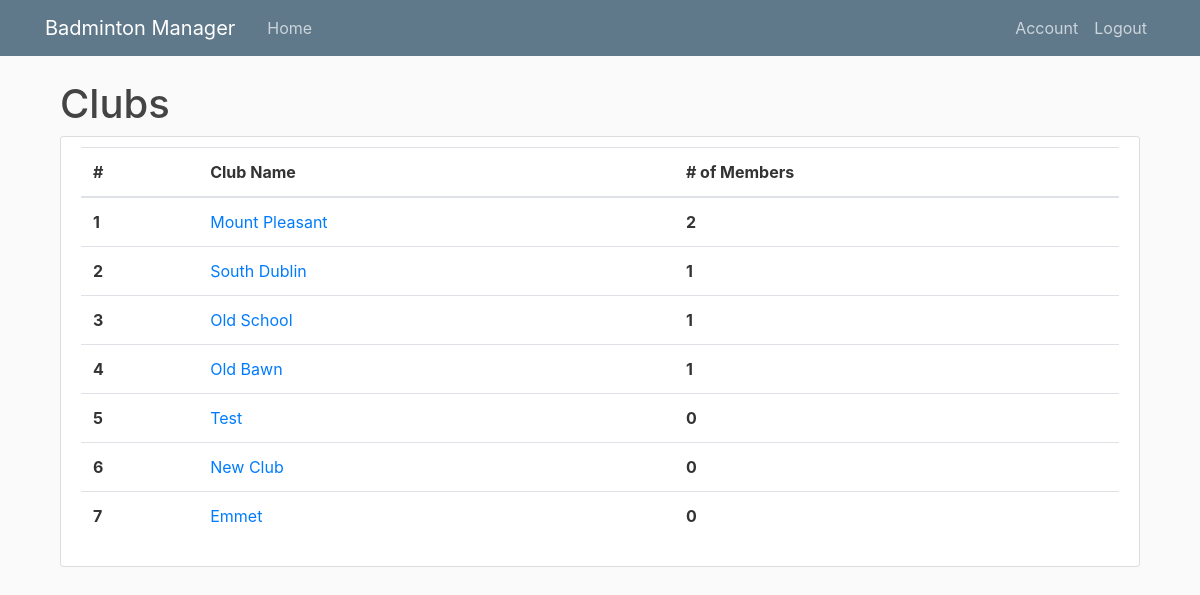
Page / (signed in) on the earlier database version.
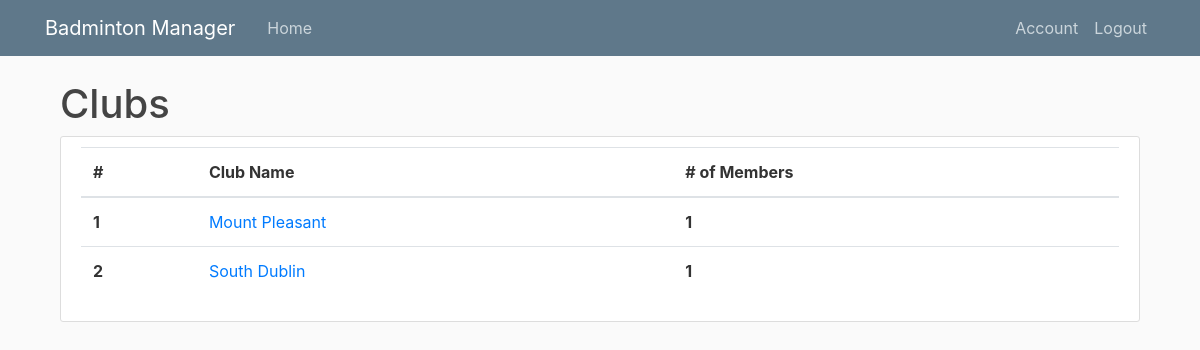
Same page on the later database version.
### clubmanager/models.py (models this page shows, shortened)
class Club(db.Model):
    __tablename__ = 'club'
    id = db.Column(db.Integer, primary_key=True)
    name = db.Column(db.String(100), nullable=False)
    date_created = db.Column(db.DateTime, nullable=False, default=datetime.utcnow)
    members = db.relationship("Membership", back_populates="club")
    teams = db.relationship('Team', backref='club_team', lazy=True)

### clubmanager/clubs/routes.py (the view)
@clubs.route("/")
@login_required
def home():
    page = request.args.get('page',1, type=int)
    clubs = Club.query.all()
    return render_template('home.html', clubs=clubs)

### clubmanager/models.py (called while the page is built)
@login_manager.user_loader
def load_user(user_id):
    return User.query.get(int(user_id))

### clubmanager/templates/home.html
{% extends "layout.html" %}
{% block content %}
  <div class="container">
    <h1>Clubs</h1>
    <article class="media content-section">
      <table class="table">
        <thead>
          <tr>
            <th scope="col">#</th>
            <th scope="col">Club Name</th>
            <th scope="col"># of Members</th>
          </tr>
        </thead>
        <tbody>
          {% for club in clubs %}
          <tr>
            <th scope="row">{{ club.id }}</th>
            <td><a href="{{ url_for('clubs.club', club_id=club.id) }}">{{ club.name }}</a></td>
            <th scope="row">{{ club.members|length }}</th>
          </tr>
          {% endfor %}
        </tbody>
      </table>
    </article>
  </div>
{% endblock %}

### clubmanager/templates/layout.html (shortened to what this page needs)
<!DOCTYPE html>
<html lang="en" dir="ltr">
  <head>
    <link rel="stylesheet" href="https://maxcdn.bootstrapcdn.com/bootstrap/4.0.0/css/bootstrap.min.css">
    <link rel="stylesheet" type="text/css" href="{{ url_for('static', filename='main.css') }}">
  </head>
  <body>
    <header class="site-header">
      <nav class="navbar navbar-expand-md navbar-dark bg-steel fixed-top">
        <div class="container">
          <a class="navbar-brand mr-4" href="/">Badminton Manager</a>
          <div class="collapse navbar-collapse" id="navbarToggle">
            <div class="navbar-nav mr-auto">
              <a class="nav-item nav-link" href="{{ url_for('clubs.home') }}">Home</a>
            </div>
            <div class="navbar-nav">
              {% if current_user.is_authenticated %}
                <a class="nav-item nav-link" href="{{ url_for('users.account') }}">Account</a>
                <a class="nav-item nav-link" href="{{ url_for('users.logout') }}">Logout</a>
              {% else %}
                <a class="nav-item nav-link" href="{{ url_for('users.login') }}">Login</a>
                <a class="nav-item nav-link" href="{{ url_for('users.register') }}">Register</a>
              {% endif %}
            </div>
          </div>
        </div>
      </nav>
    </header>
    <div class="container">
      <div class="row">
        <div class="col">
          {% block content %}{% endblock %}
        </div>
      </div>
    </div>
  </body>
</html>

### clubmanager/static/main.css (style rules this page uses)
body { background: #fafafa; color: #333333; margin-top: 5rem; }
h1, h2, h3, h4, h5, h6 { color: #444444; }
.bg-steel { background-color: #5f788a; }
.site-header .navbar-nav .nav-link { color: #cbd5db; }
.content-section { background: #ffffff; padding: 10px 20px; border: 1px solid #dddddd; border-radius: 3px; margin-bottom: 20px; }

Differences in the rows shown:
removed Club: id "3", name "Old School", members|length "1"
removed Club: id "4", name "Old Bawn", members|length "1"
removed Club: id "5", name "Test", members|length "0"
removed Club: id "6", name "New Club", members|length "0"
removed Club: id "7", name "Emmet", members|length "0"
changed Club "Mount Pleasant": members|length "2" → "1"
